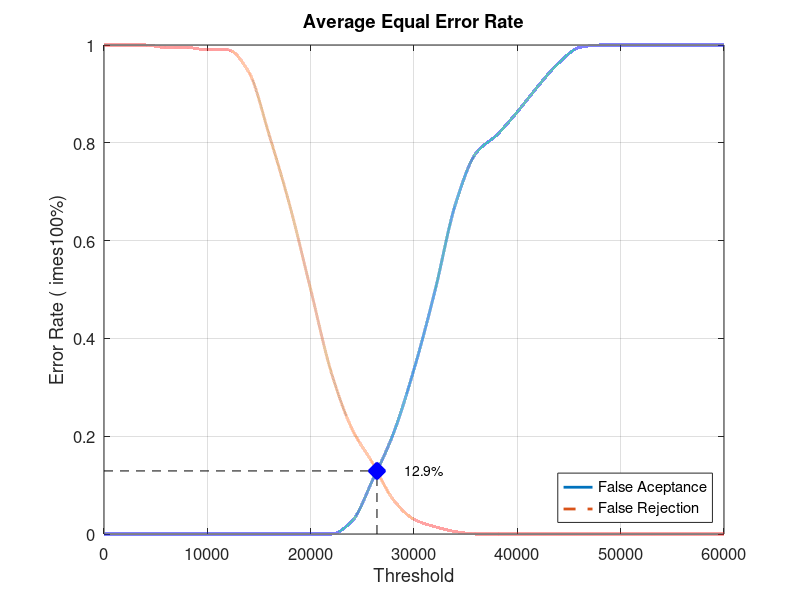
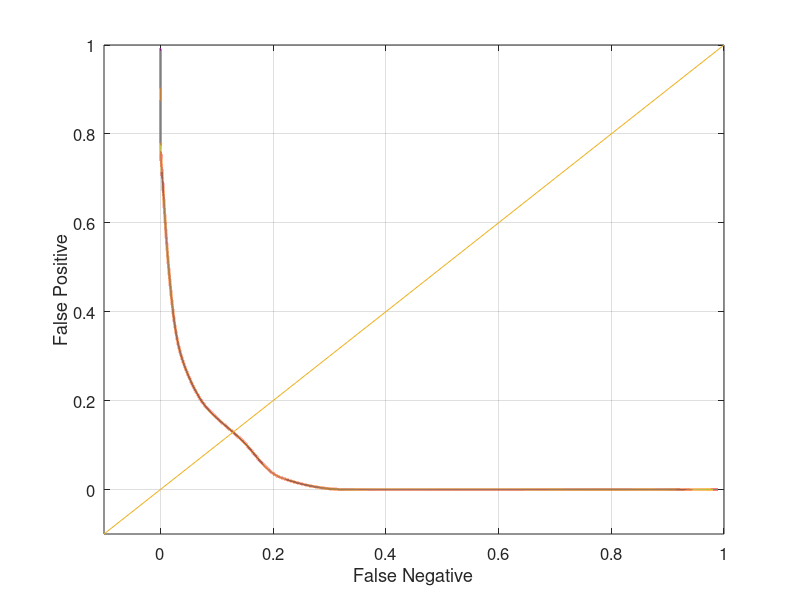

Write the MATLAB code that produced these figures, in order.
close all;
clear;
clc;
x = 0:2000:60000;
xq = 0:0.5:60000;

y0 = [0 0 0 0 0 0 0 0 0 0 0 0 0.0263158 0.110526 0.205263 0.336842 0.494737 0.673684 0.778947 0.815789 0.863158 0.915789 0.963158 0.994737 1 1 1 1 1 1 1]
yy0 = interp1(x, y0, xq, 'pchip');
y1 = [1 1 1 0.995 0.995 0.99 0.99 0.945 0.815 0.67 0.5 0.33 0.215 0.145 0.07 0.03 0.015 0.005 0 0 0 0 0 0 0 0 0 0 0 0 0]
yy1 = interp1(x, y1, xq, 'pchip');

% Calculating EER: 
y2 = abs(y0 - y1);
find(y2 == min(y2))
yy2 = abs(yy0 - yy1);
xEER = find(yy2 == min(yy2));
xEERIndex = xq(xEER) % X-axis EER
yEER = yy0(xEER) % Y-axis EER

main = figure
plot(xq, yy0,'-','LineWidth', 2);	hold on
plot(xq, yy1,'--','LineWidth', 2);	hold on
plot([xEERIndex xEERIndex], [0 yEER], 'k--');	hold on
plot([0 xEERIndex], [yEER yEER], 'k--');	hold on
plot(xEERIndex, yEER, 'bx', 'LineWidth', 10);	hold on
text(xEERIndex + 10 * xEERIndex / 100, yEER, [num2str(round((10000 * yEER)) / 100) '%'])
legend('False Aceptance', 'False Rejection', 'Location', 'SouthEast')
xlabel('Threshold')
ylabel('Error Rate (	imes100%)')
title('Average Equal Error Rate')
set(gca, 'FontSize', 12)
axis([0 60000 0 1])
grid on

print(main, 'Database1_4Main', '-dpng');
FNRxFPR = figure('Color', [1 1 1]);
plot(yy1, yy0, '-', yy1, yy0, 'LineWidth', 2);
hold on
y = -0.1:0.1:1
plot(y, y); 
set(gca, 'FontSize', 12)
xlabel('False Negative')
ylabel('False Positive')
axis([-0.1 1 -0.1 1])
set(gca, 'FontSize', 12)
grid on

print(FNRxFPR, 'Database1_4FNRxFPR','-dpng');
